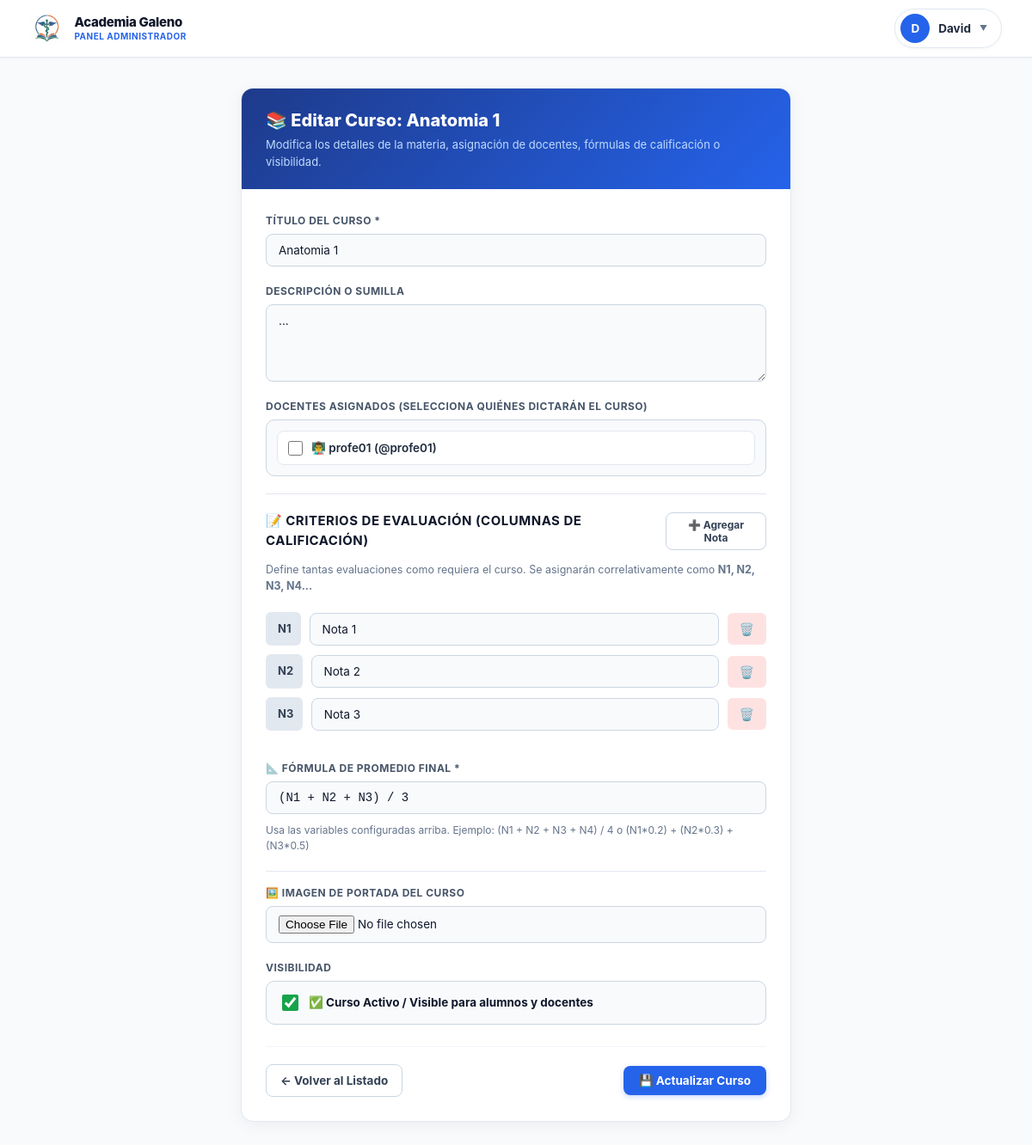
The app's page /panel-admin/curso/1/editar/ (signed in) with its own data.
### academia/models.py (models this page shows, shortened)
class Curso(models.Model):
    titulo = models.CharField(max_length=200)
    descripcion = models.TextField(blank=True, null=True)
    imagen_portada = models.ImageField(upload_to='cursos_portadas/', blank=True, null=True)
    docentes = models.ManyToManyField(User, related_name='cursos_asignados', blank=True)
    periodo = models.ForeignKey('PeriodoAcademico', on_delete=models.SET_NULL, related_name='cursos', null=True, blank=True)
    estado = models.BooleanField(default=True)
    fecha_creacion = models.DateTimeField(auto_now_add=True)
    formula_evaluacion = models.CharField(
        max_length=255,
        default="(N1 + N2 + N3) / 3",
        verbose_name="Fórmula de Promedio",
        help_text="Usa las variables N1, N2, N3, N4... Ejemplo: (N1*0.2) + (N2*0.3) + (N3*0.5)"
    )
    criterios_evaluacion = models.JSONField(
        default=list,
        blank=True,
        verbose_name="Criterios y Columnas de Evaluación"
    )
    def obtener_criterios(self):
        if self.criterios_evaluacion and isinstance(self.criterios_evaluacion, list) and len(self.criterios_evaluacion) > 0:
            return self.criterios_evaluacion
        return [
            {"codigo": "N1", "nombre": "Nota 1"},
            {"codigo": "N2", "nombre": "Nota 2"},
            {"codigo": "N3", "nombre": "Nota 3"},
        ]
    class Meta:
        verbose_name = "Curso"
        verbose_name_plural = "Cursos"
        ordering = ['-fecha_creacion']

### academia/views.py (the view, shortened to what this page needs)
# urls.py: path('panel-admin/curso/<int:curso_id>/editar/', views.admin_editar_curso, name='admin_editar_curso'),
@login_required
@user_passes_test(es_administrador, login_url='/cuentas/login/')
def admin_editar_curso(request, curso_id):
    curso = get_object_or_404(Curso, id=curso_id)
    docentes = User.objects.filter(groups__name='Docentes')
    docentes_asignados_ids = list(curso.docentes.values_list('id', flat=True))
    context = {
        'curso': curso,
        'docentes': docentes,
        'docentes_asignados_ids': docentes_asignados_ids,
        'criterios': curso.obtener_criterios(),
    }
    return render(request, 'editar_curso.html', context)

### academia/views.py (called while the page is built)
def es_administrador(user):
    return user.is_authenticated and (
        user.is_superuser or
        user.is_staff or
        user.groups.filter(name='Administrador').exists()
    )

### academia/templates/editar_curso.html (shortened to what this page needs)
{% load static %}
<!DOCTYPE html>
<html lang="es">
<head>
    <link rel="stylesheet" href="{% static 'css/base.css' %}?v=3.0">
    <link rel="stylesheet" href="{% static 'css/admin_dashboard.css' %}?v=5.0">
</head>
<body>
    <header class="top-nav">
        <a href="{% url 'admin_dashboard' %}" class="brand-container">
            <img src="{% static 'image/logo.jpeg' %}" alt="Logo Academia Galeno" class="brand-logo-img">
            <div class="brand-text-block">
                <span class="brand-title">Academia Galeno</span>
                <span class="brand-subtitle">PANEL ADMINISTRADOR</span>
            </div>
        </a>
        <div class="user-dropdown-container">
            <div class="user-profile-trigger">
                <div class="user-avatar-circle">
                    {{ request.user.first_name|first|default:request.user.username|first }}
                </div>
                <span class="user-trigger-text">
                    {{ request.user.first_name|default:request.user.username }}
                </span>
                <span class="dropdown-arrow">▼</span>
            </div>
        </div>
    </header>
    <main class="form-container-boxed">
        <div class="card-formulario">
            <div class="card-formulario-header">
                <h2>📚 Editar Curso: {{ curso.titulo }}</h2>
                <p>Modifica los detalles de la materia, asignación de docentes, fórmulas de calificación o visibilidad.</p>
            </div>
            <div class="card-formulario-body">
                <form method="POST" action="{% url 'admin_editar_curso' curso.id %}" enctype="multipart/form-data">
                    <div style="display: flex; flex-direction: column; gap: 20px;">
                        <div class="campo-form">
                            <label class="label-form" for="titulo">Título del Curso *</label>
                            <input type="text" id="titulo" name="titulo" class="input-form" value="{{ curso.titulo }}" required>
                        </div>
                        <div class="campo-form">
                            <label class="label-form" for="descripcion">Descripción o Sumilla</label>
                            <textarea id="descripcion" name="descripcion" class="textarea-form" rows="3" placeholder="Ingresa una breve descripción de los contenidos del curso...">{{ curso.descripcion|default:'' }}</textarea>
                        </div>
                        <div class="campo-form">
                            <label class="label-form">Docentes Asignados (Selecciona quiénes dictarán el curso)</label>
                            <div class="docentes-lista-card">
                                {% for docente in docentes %}
                                    <label class="docente-item-checkbox">
                                        <input type="checkbox" name="docentes" value="{{ docente.id }}" {% if docente in curso.docentes.all %}checked{% endif %}>
                                        <span>👨‍🏫 {{ docente.get_full_name|default:docente.username }} (@{{ docente.username }})</span>
                                    </label>
                                {% empty %}
                                    <p style="font-size: 13px; color: #94a3b8; margin: 0; padding: 10px; text-align: center;">
                                        No hay docentes registrados en el sistema.
                                    </p>
                                {% endfor %}
                            </div>
                        </div>
                        <div class="campo-form" style="border-top: 1px solid #e2e8f0; padding-top: 20px;">
                            <div style="display: flex; justify-content: space-between; align-items: center; margin-bottom: 8px;">
                                <label class="label-form" style="margin: 0; font-size: 15px; font-weight: 700; color: #0f172a;">
                                    📝 Criterios de Evaluación (Columnas de Calificación)
                                </label>
                                <button type="button" onclick="agregarCriterio()" class="btn-secundario" style="font-size: 12px; padding: 6px 12px; cursor: pointer;">
                                    ➕ Agregar Nota
                                </button>
                            </div>
                            <small style="color: #64748b; font-size: 12.5px; display: block; margin-bottom: 14px;">
                                Define tantas evaluaciones como requiera el curso. Se asignarán correlativamente como <strong>N1, N2, N3, N4...</strong>
                            </small>
                            <div id="contenedor-criterios" style="display: flex; flex-direction: column; gap: 10px;">
                                {% for c in criterios %}
                                <div class="criterio-fila" style="display: flex; gap: 10px; align-items: center;">
                                    <span class="badge-codigo" style="background: #e2e8f0; font-weight: 700; padding: 10px 14px; border-radius: 6px; font-size: 13px; color: #334155; min-width: 32px; text-align: center;">
                                        {{ c.codigo }}
                                    </span>
                                    <input type="text" name="criterio_nombre" value="{{ c.nombre }}" required class="input-form" placeholder="Ej: Examen Parcial / Tarea Clínica">
                                    <button type="button" onclick="eliminarCriterio(this)" style="background: #fee2e2; border: none; color: #dc2626; border-radius: 6px; padding: 10px 14px; cursor: pointer; font-size: 14px;" title="Eliminar criterio">
                                        🗑️
                                    </button>
                                </div>
                                {% endfor %}
                            </div>
                        </div>
                        <div class="campo-form" style="margin-top: 15px;">
                            <label class="label-form" for="formula_evaluacion">📐 Fórmula de Promedio Final *</label>
                            <input type="text" id="formula_evaluacion" name="formula_evaluacion" class="input-form" value="{{ curso.formula_evaluacion }}" required style="font-family: monospace; font-size: 14px;">
                            <small style="color: #64748b; font-size: 12px; display: block; margin-top: 4px;">
                                Usa las variables configuradas arriba. Ejemplo: <code>(N1 + N2 + N3 + N4) / 4</code> o <code>(N1*0.2) + (N2*0.3) + (N3*0.5)</code>
                            </small>
                        </div>
                        <div class="campo-form" style="border-top: 1px solid #e2e8f0; padding-top: 16px;">
                            <label class="label-form" for="imagen_portada">🖼️ Imagen de Portada del Curso</label>
                            <input type="file" id="imagen_portada" name="imagen_portada" accept="image/*" class="input-form">
                        </div>
                        <div class="campo-form">
                            <label class="label-form">Visibilidad</label>
                            <label class="switch-estado-box">
                                <input type="checkbox" name="estado" {% if curso.estado %}checked{% endif %}>
                                <span class="switch-estado-label">✅ Curso Activo / Visible para alumnos y docentes</span>
                            </label>
                        </div>
                    </div>
                    <div class="footer-botones-form">
                        <a href="{% url 'admin_cursos_lista' %}" class="btn-secundario">
                            ← Volver al Listado
                        </a>
                        <button type="submit" class="btn-primario">
                            💾 Actualizar Curso
                        </button>
                    </div>
                </form>
            </div>
        </div>
    </main>
</body>
</html>

### academia/static/css/base.css (style rules this page uses)
:root { --primary: #2563eb; --primary-dark: #1d4ed8; --bg-main: #f8fafc; --card-bg: #ffffff; --text-main: #0f172a; --text-muted: #64748b; --border-color: #e2e8f0; }
* { margin: 0; padding: 0; box-sizing: border-box; font-family: -apple-system, BlinkMacSystemFont, "Segoe UI", Roboto, "Helvetica Neue", Arial, sans-serif; }
body { background-color: var(--bg-main); color: var(--text-main); line-height: 1.5; }
.top-nav { background-color: var(--card-bg); border-bottom: 1px solid var(--border-color); padding: 10px 30px; display: flex; justify-content: space-between; align-items: center; box-shadow: 0 1px 3px rgba(0, 0, 0, 0.04); }
.brand-container { display: flex; align-items: center; gap: 12px; text-decoration: none; }
.brand-logo-img { height: 38px; width: auto; object-fit: contain; border-radius: 6px; transition: transform 0.2s ease; }
.brand-text-block { display: flex; flex-direction: column; }
.brand-title { font-weight: 800; font-size: 15px; color: #0f172a; line-height: 1.2; letter-spacing: -0.3px; }
.brand-subtitle { font-size: 10.5px; font-weight: 600; color: var(--primary); text-transform: uppercase; letter-spacing: 0.5px; }
.user-dropdown-container { position: relative; display: inline-block; }
.user-profile-trigger { display: flex; align-items: center; gap: 10px; background: #f8fafc; border: 1px solid var(--border-color); padding: 5px 14px 5px 6px; border-radius: 50px; cursor: pointer; transition: all 0.2s ease; user-select: none; }
.user-avatar-circle { width: 32px; height: 32px; border-radius: 50%; background: var(--primary); color: #ffffff; font-weight: 700; font-size: 13px; display: flex; align-items: center; justify-content: center; text-transform: uppercase; }
.user-trigger-text { font-size: 13px; font-weight: 600; color: #1e293b; }
.dropdown-arrow { font-size: 9px; color: var(--text-muted); transition: transform 0.2s ease; }

### records on screen
Curso: titulo "Anatomia 1", descripcion "...", formula_evaluacion "(N1 + N2 + N3) / 3", estado "☑"

### other values on screen
{{ request.user.first_name|first|default:request.user.username|first }} "D"
{{ request.user.first_name|default:request.user.username }} "David"
{{ docente.get_full_name|default:docente.username }} "profe01"
{{ docente.username }} "profe01"
{{ c.codigo }} "N1" "N2" "N3"
